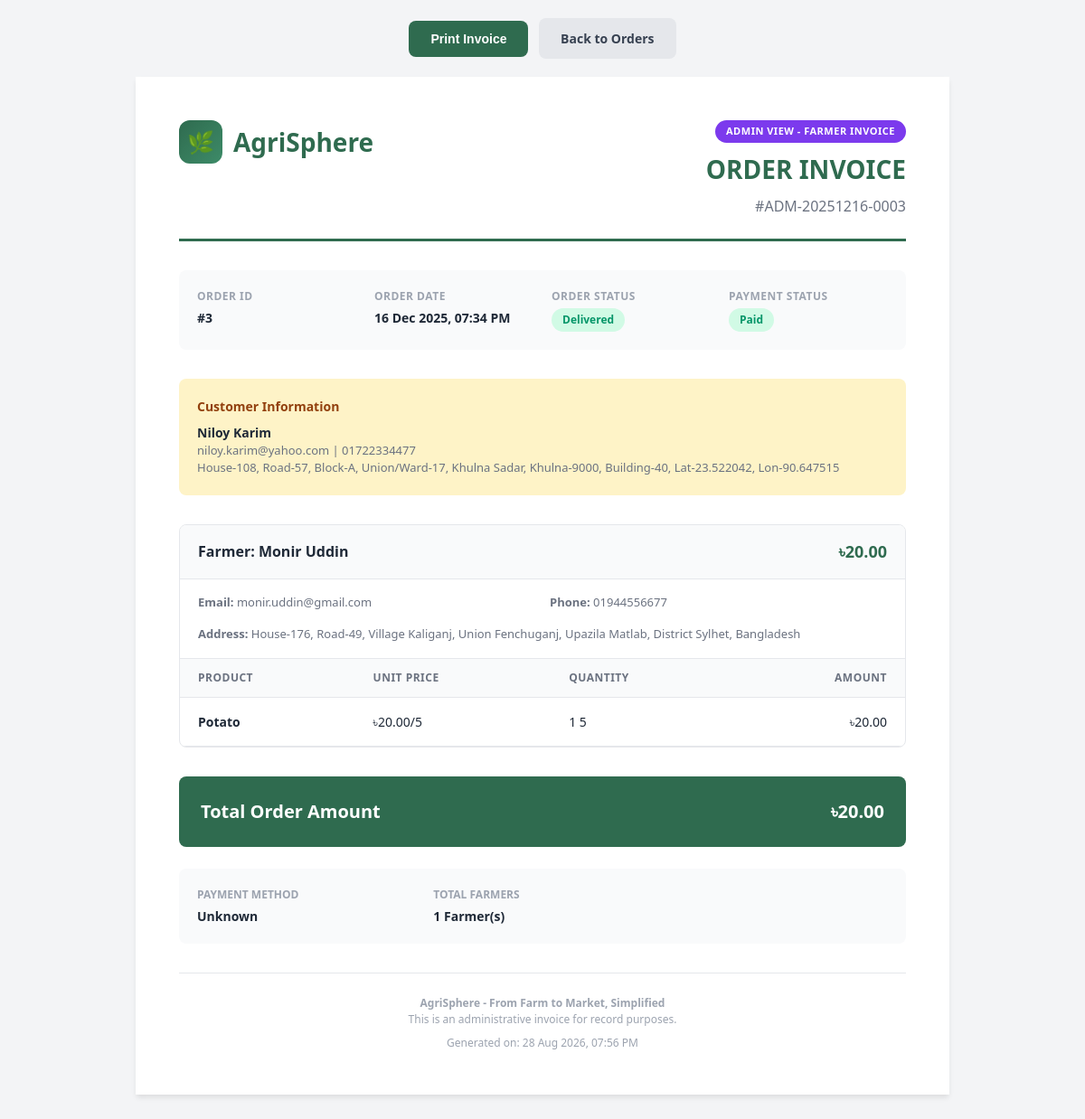
/admin/farmer_invoice.php?order_id=3 (signed in), run on the app's committed database.
### tables this page shows
CREATE TABLE `customer_order` (
  `order_id` int(11) NOT NULL AUTO_INCREMENT,
  `customer_id` int(11) NOT NULL,
  `total_amount` decimal(10,2) DEFAULT NULL,
  `order_date` datetime NOT NULL,
  `status` varchar(50) DEFAULT NULL,
  `processed_at` datetime DEFAULT NULL,
  `shipped_at` datetime DEFAULT NULL,
  `delivered_at` datetime DEFAULT NULL,
  `cancelled_at` datetime DEFAULT NULL,
  `updated_by` int(11) DEFAULT NULL,
  PRIMARY KEY (`order_id`),
  KEY `fk_order_customer` (`customer_id`),
  CONSTRAINT `fk_order_customer` FOREIGN KEY (`customer_id`) REFERENCES `customer` (`customer_id`) ON DELETE CASCADE ON UPDATE CASCADE
);

CREATE TABLE `payment` (
  `payment_id` int(11) NOT NULL AUTO_INCREMENT,
  `order_id` int(11) NOT NULL,
  `payment_method` varchar(50) DEFAULT NULL,
  `bkash_number` varchar(20) DEFAULT NULL,
  `payment_status` varchar(20) DEFAULT 'Paid',
  `payment_fee` decimal(10,2) NOT NULL DEFAULT 0.00,
  `payment_reference` varchar(40) DEFAULT NULL,
  `payment_time` datetime DEFAULT current_timestamp(),
  PRIMARY KEY (`payment_id`),
  KEY `order_id` (`order_id`),
  CONSTRAINT `payment_ibfk_1` FOREIGN KEY (`order_id`) REFERENCES `customer_order` (`order_id`)
);

CREATE TABLE `user` (
  `User_id` int(11) NOT NULL AUTO_INCREMENT,
  `First_name` varchar(100) NOT NULL,
  `Last_name` varchar(100) NOT NULL,
  `Username` varchar(100) NOT NULL,
  `Password` varchar(255) NOT NULL,
  `User_type` enum('Farmer','Customer','Admin') NOT NULL,
  `Phone` varchar(20) DEFAULT NULL,
  `Email` varchar(150) DEFAULT NULL,
  `NID` varchar(20) DEFAULT NULL,
  `email_verified` tinyint(1) DEFAULT 0,
  `last_login` datetime DEFAULT NULL,
  `notify_email` tinyint(1) NOT NULL DEFAULT 1,
  `notify_sms` tinyint(1) NOT NULL DEFAULT 0,
  `notify_push` tinyint(1) NOT NULL DEFAULT 0,
  PRIMARY KEY (`User_id`),
  UNIQUE KEY `Username` (`Username`)
);

CREATE TABLE `customer` (
  `customer_id` int(11) NOT NULL,
  `address` varchar(255) DEFAULT NULL,
  `phone` varchar(20) DEFAULT NULL,
  PRIMARY KEY (`customer_id`),
  CONSTRAINT `fk_customer_user` FOREIGN KEY (`customer_id`) REFERENCES `user` (`User_id`) ON DELETE CASCADE ON UPDATE CASCADE
);

CREATE TABLE `order_items` (
  `order_item_id` int(11) NOT NULL AUTO_INCREMENT,
  `order_id` int(11) NOT NULL,
  `product_id` int(11) NOT NULL,
  `quantity` int(11) NOT NULL,
  `price_per_unit` decimal(10,2) DEFAULT NULL,
  PRIMARY KEY (`order_item_id`),
  KEY `fk_orderitem_order` (`order_id`),
  KEY `fk_orderitem_product` (`product_id`),
  CONSTRAINT `fk_orderitem_order` FOREIGN KEY (`order_id`) REFERENCES `customer_order` (`order_id`) ON DELETE CASCADE ON UPDATE CASCADE,
  CONSTRAINT `fk_orderitem_product` FOREIGN KEY (`product_id`) REFERENCES `farm_product` (`product_id`) ON UPDATE CASCADE
);

CREATE TABLE `farmer` (
  `farmer_id` int(11) NOT NULL,
  `address` varchar(255) DEFAULT NULL,
  `bank_name` varchar(100) DEFAULT NULL,
  `bank_account_number` varchar(100) DEFAULT NULL,
  PRIMARY KEY (`farmer_id`),
  CONSTRAINT `fk_farmer_user` FOREIGN KEY (`farmer_id`) REFERENCES `user` (`User_id`) ON DELETE CASCADE ON UPDATE CASCADE
);

CREATE TABLE `farm_product` (
  `product_id` int(11) NOT NULL AUTO_INCREMENT,
  `farmer_id` int(11) NOT NULL,
  `category_id` int(11) NOT NULL,
  `product_name` varchar(150) NOT NULL,
  `description` varchar(200) DEFAULT NULL,
  `product_image` varchar(255) DEFAULT NULL,
  `unit` varchar(50) DEFAULT NULL,
  `price_per_unit` decimal(10,2) DEFAULT NULL,
  `quantity` int(11) DEFAULT 0,
  `status` enum('pending','approved','rejected') DEFAULT 'pending',
  `rejection_reason` varchar(255) DEFAULT NULL,
  `submitted_at` datetime DEFAULT current_timestamp(),
  `approved_at` datetime DEFAULT NULL,
  `approved_by` int(11) DEFAULT NULL,
  `created_at` datetime DEFAULT current_timestamp(),
  PRIMARY KEY (`product_id`),
  KEY `fk_product_farmer` (`farmer_id`),
  KEY `fk_product_category` (`category_id`),
  CONSTRAINT `fk_product_category` FOREIGN KEY (`category_id`) REFERENCES `category` (`category_id`) ON UPDATE CASCADE,
  CONSTRAINT `fk_product_farmer` FOREIGN KEY (`farmer_id`) REFERENCES `farmer` (`farmer_id`) ON DELETE CASCADE ON UPDATE CASCADE
);

### includes/functions.php (called while the page is built, shortened)
<?php
function sanitize($input) {
    return htmlspecialchars(strip_tags(trim((string)($input ?? ''))), ENT_QUOTES, 'UTF-8');
}
function formatCurrency($amount) {
    return CURRENCY . number_format($amount, 2);
}

### admin/farmer_invoice.php (the view, shortened to what this page needs)
<?php
require_once __DIR__ . '/../includes/db.php';
require_once __DIR__ . '/../includes/functions.php';
$orderId = (int)($_GET['order_id'] ?? 0);
$stmt = $conn->prepare("
    SELECT co.*,
           p.payment_method, p.payment_status, p.bkash_number,
           CONCAT(u.First_name, ' ', u.Last_name) as customer_name,
           u.Email as customer_email,
           u.Phone as customer_phone,
           c.address as customer_address
    FROM customer_order co
    JOIN user u ON co.customer_id = u.User_id
    LEFT JOIN customer c ON co.customer_id = c.customer_id
    LEFT JOIN payment p ON co.order_id = p.order_id
    WHERE co.order_id = ?
");
$stmt->bind_param("i", $orderId);
$stmt->execute();
$order = $stmt->get_result()->fetch_assoc();
$stmt = $conn->prepare("
    SELECT oi.*, fp.product_name, fp.unit, fp.farmer_id,
           CONCAT(fu.First_name, ' ', fu.Last_name) as farmer_name,
           fu.Email as farmer_email,
           fu.Phone as farmer_phone,
           f.address as farmer_address
    FROM order_items oi
    JOIN farm_product fp ON oi.product_id = fp.product_id
    JOIN user fu ON fp.farmer_id = fu.User_id
    LEFT JOIN farmer f ON fp.farmer_id = f.farmer_id
    WHERE oi.order_id = ?
    ORDER BY fp.farmer_id, oi.product_id
");
$stmt->bind_param("i", $orderId);
$stmt->execute();
$allItems = $stmt->get_result()->fetch_all(MYSQLI_ASSOC);
$farmerItems = [];
foreach ($allItems as $item) {
    $farmerId = $item['farmer_id'];
    if (!isset($farmerItems[$farmerId])) {
        $farmerItems[$farmerId] = [
            'farmer_name' => $item['farmer_name'],
            'farmer_email' => $item['farmer_email'],
            'farmer_phone' => $item['farmer_phone'],
            'farmer_address' => $item['farmer_address'],
            'items' => [],
            'total' => 0
        ];
    }
    $farmerItems[$farmerId]['items'][] = $item;
    $farmerItems[$farmerId]['total'] += $item['price_per_unit'] * $item['quantity'];
}
$invoiceNumber = 'ADM-' . date('Ymd', strtotime($order['order_date'])) . '-' . str_pad($orderId, 4, '0', STR_PAD_LEFT);
?>
<!DOCTYPE html>
<html lang="en">
<head>
</head>
<body>
    <div class="actions">
        <button class="btn btn-primary" onclick="window.print()">
            Print Invoice
        </button>
        <a href="orders.php" class="btn btn-secondary">
            Back to Orders
        </a>
    </div>
    <div class="invoice">
        <div class="header">
            <div class="logo">
                <div class="logo-icon">
                    <span>&#127807;</span>
                </div>
                <span class="logo-text">AgriSphere</span>
            </div>
            <div class="invoice-info">
                <div class="admin-badge">Admin View - Farmer Invoice</div>
                <div class="invoice-title">ORDER INVOICE</div>
                <div class="invoice-number">#<?php echo $invoiceNumber; ?></div>
            </div>
        </div>
        <div class="order-summary">
            <div class="summary-item">
                <h4>Order ID</h4>
                <p>#<?php echo $orderId; ?></p>
            </div>
            <div class="summary-item">
                <h4>Order Date</h4>
                <p><?php echo date('d M Y, h:i A', strtotime($order['order_date'])); ?></p>
            </div>
            <div class="summary-item">
                <h4>Order Status</h4>
                <span class="status-badge <?php echo strtolower($order['status']); ?>">
                    <?php echo $order['status']; ?>
                </span>
            </div>
            <div class="summary-item">
                <h4>Payment Status</h4>
                <span class="status-badge <?php echo strtolower($order['payment_status'] ?? 'pending'); ?>">
                    <?php echo $order['payment_status'] ?? 'Pending'; ?>
                </span>
            </div>
        </div>
        <div style="margin-bottom: 32px; padding: 20px; background: #fef3c7; border-radius: 8px;">
            <h4 style="font-size: 14px; color: #92400E; margin-bottom: 8px;">Customer Information</h4>
            <p style="font-weight: 600; color: #1f2937;"><?php echo sanitize($order['customer_name']); ?></p>
            <p style="color: #6b7280; font-size: 13px;"><?php echo sanitize($order['customer_email']); ?> | <?php echo sanitize($order['customer_phone']); ?></p>
            <p style="color: #6b7280; font-size: 13px;"><?php echo sanitize($order['customer_address'] ?? 'No address provided'); ?></p>
        </div>
        <?php foreach ($farmerItems as $farmerId => $farmerData): ?>
        <div class="farmer-section">
            <div class="farmer-header">
                <h3><i class="fas fa-user-tie"></i> Farmer: <?php echo sanitize($farmerData['farmer_name']); ?></h3>
                <span class="farmer-total"><?php echo formatCurrency($farmerData['total']); ?></span>
            </div>
            <div class="farmer-details">
                <p><strong>Email:</strong> <?php echo sanitize($farmerData['farmer_email']); ?></p>
                <p><strong>Phone:</strong> <?php echo sanitize($farmerData['farmer_phone'] ?? 'N/A'); ?></p>
                <p style="grid-column: span 2;"><strong>Address:</strong> <?php echo sanitize($farmerData['farmer_address'] ?? 'N/A'); ?></p>
            </div>
            <table class="items-table">
                <thead>
                    <tr>
                        <th>Product</th>
                        <th>Unit Price</th>
                        <th>Quantity</th>
                        <th>Amount</th>
                    </tr>
                </thead>
                <tbody>
                    <?php foreach ($farmerData['items'] as $item): ?>
                        <tr>
                            <td class="product-name"><?php echo sanitize($item['product_name']); ?></td>
                            <td><?php echo formatCurrency($item['price_per_unit']); ?>/<?php echo sanitize($item['unit']); ?></td>
                            <td><?php echo $item['quantity']; ?> <?php echo sanitize($item['unit']); ?></td>
                            <td><?php echo formatCurrency($item['price_per_unit'] * $item['quantity']); ?></td>
                        </tr>
                    <?php endforeach; ?>
                </tbody>
            </table>
        </div>
        <?php endforeach; ?>
        <div class="grand-total">
            <span>Total Order Amount</span>
            <span><?php echo formatCurrency($order['total_amount']); ?></span>
        </div>
        <div style="margin-top: 24px; padding: 20px; background: #f9fafb; border-radius: 8px; display: grid; grid-template-columns: repeat(3, 1fr); gap: 20px;">
            <div>
                <h4 style="font-size: 12px; color: #9ca3af; text-transform: uppercase; margin-bottom: 4px;">Payment Method</h4>
                <p style="font-weight: 600;"><?php echo sanitize($order['payment_method'] ?? 'N/A'); ?></p>
            </div>
            <div>
                <h4 style="font-size: 12px; color: #9ca3af; text-transform: uppercase; margin-bottom: 4px;">Total Farmers</h4>
                <p style="font-weight: 600;"><?php echo count($farmerItems); ?> Farmer(s)</p>
            </div>
        </div>
        <div class="footer">
            <p><strong>AgriSphere - From Farm to Market, Simplified</strong></p>
            <p>This is an administrative invoice for record purposes.</p>
            <p style="margin-top: 8px;">Generated on: <?php echo date('d M Y, h:i A'); ?></p>
        </div>
    </div>
</body>
</html>

### admin/farmer_invoice.php (style rules this page uses)
* { margin: 0; padding: 0; box-sizing: border-box; }
body { font-family: 'Segoe UI', system-ui, -apple-system, sans-serif; font-size: 14px; line-height: 1.5; color: #1f2937; background: #f3f4f6; padding: 20px; }
.actions { max-width: 900px; margin: 0 auto 20px; text-align: center; }
.btn { display: inline-block; padding: 12px 24px; border-radius: 8px; font-size: 14px; font-weight: 600; text-decoration: none; cursor: pointer; border: none; }
.btn-primary { background: #2F6B4F; color: white; }
.btn-secondary { background: #e5e7eb; color: #374151; margin-left: 8px; }
.invoice { max-width: 900px; margin: 0 auto; background: white; padding: 48px; box-shadow: 0 4px 6px -1px rgba(0, 0, 0, 0.1); margin-bottom: 20px; }
.header { display: flex; justify-content: space-between; align-items: flex-start; margin-bottom: 32px; padding-bottom: 24px; border-bottom: 3px solid #2F6B4F; }
.logo { display: flex; align-items: center; gap: 12px; }
.logo-icon { width: 48px; height: 48px; background: linear-gradient(135deg, #2F6B4F 0%, #3d8b68 100%); border-radius: 12px; display: flex; align-items: center; justify-content: center; color: white; font-size: 24px; }
.logo-text { font-size: 28px; font-weight: 700; color: #2F6B4F; }
.invoice-info { text-align: right; }
.invoice-title { font-size: 28px; font-weight: 700; color: #2F6B4F; margin-bottom: 8px; }
.admin-badge { display: inline-block; background: #7C3AED; color: white; padding: 4px 12px; border-radius: 20px; font-size: 11px; font-weight: 600; margin-bottom: 8px; text-transform: uppercase; letter-spacing: 0.5px; }
.invoice-number { font-size: 16px; color: #6b7280; }
.order-summary { background: #f9fafb; padding: 20px; border-radius: 8px; margin-bottom: 32px; display: grid; grid-template-columns: repeat(4, 1fr); gap: 20px; }
.summary-item h4 { font-size: 12px; text-transform: uppercase; letter-spacing: 0.5px; color: #9ca3af; margin-bottom: 4px; }
.summary-item p { font-weight: 600; color: #1f2937; }
.status-badge { display: inline-block; padding: 4px 12px; border-radius: 9999px; font-size: 12px; font-weight: 600; }
.status-badge.paid { background: #d1fae5; color: #059669; }
.status-badge.delivered { background: #d1fae5; color: #059669; }
.farmer-section { margin-bottom: 32px; border: 1px solid #e5e7eb; border-radius: 8px; overflow: hidden; }
.farmer-header { background: #f9fafb; padding: 16px 20px; border-bottom: 1px solid #e5e7eb; display: flex; justify-content: space-between; align-items: center; }
.farmer-header h3 { font-size: 16px; color: #1f2937; }
.farmer-header .farmer-total { font-size: 18px; font-weight: 700; color: #2F6B4F; }
.farmer-details { padding: 16px 20px; background: white; display: grid; grid-template-columns: 1fr 1fr; gap: 16px; font-size: 13px; border-bottom: 1px solid #e5e7eb; }
.farmer-details p { color: #6b7280; }
.items-table { width: 100%; border-collapse: collapse; }
.items-table th { text-align: left; padding: 12px 20px; background: #f9fafb; border-bottom: 1px solid #e5e7eb; font-size: 12px; text-transform: uppercase; letter-spacing: 0.5px; color: #6b7280; }
.items-table th:last-child, .items-table td:last-child { text-align: right; }
.items-table td { padding: 16px 20px; border-bottom: 1px solid #e5e7eb; }
.items-table .product-name { font-weight: 600; color: #1f2937; }
.grand-total { background: #2F6B4F; color: white; padding: 24px; border-radius: 8px; display: flex; justify-content: space-between; align-items: center; font-size: 20px; font-weight: 700; }
.footer { margin-top: 32px; padding-top: 24px; border-top: 1px solid #e5e7eb; text-align: center; color: #9ca3af; font-size: 12px; }

### data on the page
customer_order: order_date "ADM-20251216-0003", order_date "16 Dec 2025, 07:34 PM", status "Delivered", payment.payment_status "Paid", user.Email "niloy.karim@yahoo.com", user.Phone "01722334477", customer.address "House-108, Road-57, Block-A, Union/Ward-17, Khulna Sadar, Khulna-9000, Building-40, Lat-23.522042, Lon-90.647515", total_amount "৳20.00", payment.payment_method "Unknown"
order_items: farmer_name "Monir Uddin", total "৳20.00", user.Email "monir.uddin@gmail.com", user.Phone "01944556677", farmer.address "House-176, Road-49, Village Kaliganj, Union Fenchuganj, Upazila Matlab, District Sylhet, Bangladesh", product.product_name "Potato", price_per_unit "৳20.00", product.unit "5", quantity "1", formatCurrency($item['price_per_unit'] * $item['quantity']) "৳20.00"

### other printed values
$orderId "3"
$order['customer_name'] "Niloy Karim"
count($farmerItems) "1"
